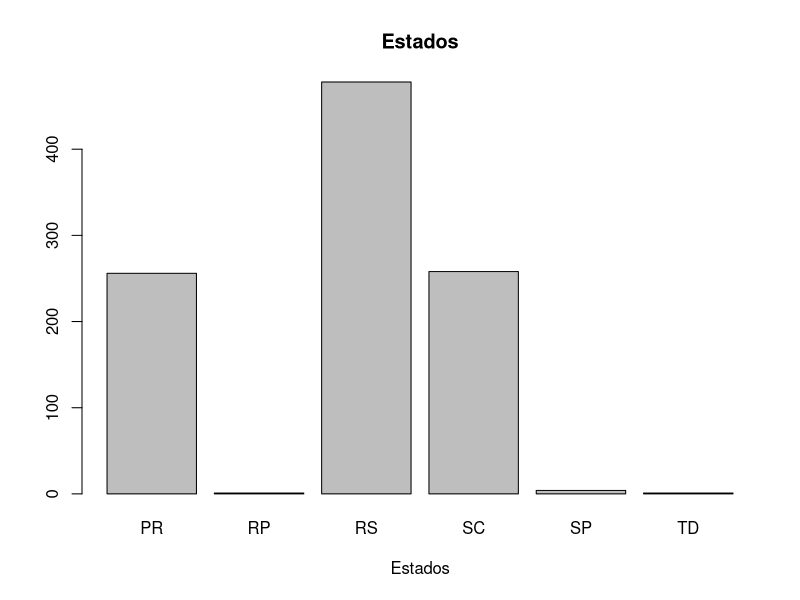
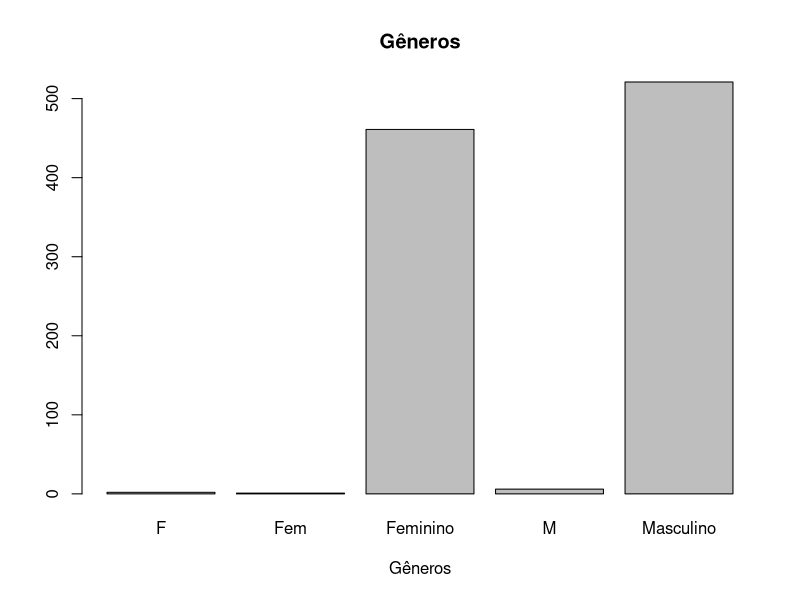

Write the R code that produced these figures, in order.
# LENDO DADOS DE UM CSV
dados <- read.csv("Churn.csv", sep = ";", na.strings = "", stringsAsFactor = T)
print(dados) # EXIBINDO OS DADOS DO ARQUIVO .CSV
View(dados)  # Usando função de visualização de dados.
head(dados) # CABEÇALHO DOS DADOS (exibe apenas os 6 primeiros registros por default)
summary(dados) # RESUMO DOS DADOS

# Atribuindo nome correto para as colunas
colnames(dados) <- c("Id", "Score", "Estado", "Genero", "Idade",
"Patrimonio", "Saldo", "Produtos", "TemCartCredito", "Ativo", "Salario", "Saiu")
head(dados) # Nesses dados, existem dois tipo de dados categórios (estado e genero)


# Etapa 1: Análise exploratória

# 1.1 Estado (dados categóricos)
counts <- table(dados$Estado)
print(counts) # Criando uma tabela com os estados
barplot(counts, main = "Estados", xlab = "Estados")

# 1.2 Gênero (dados categóricos)
countsGenero <- table(dados$Genero)
print(countsGenero) # Criando uma tabela com os generos
barplot(countsGenero, main = "Gêneros", xlab = "Gêneros")

